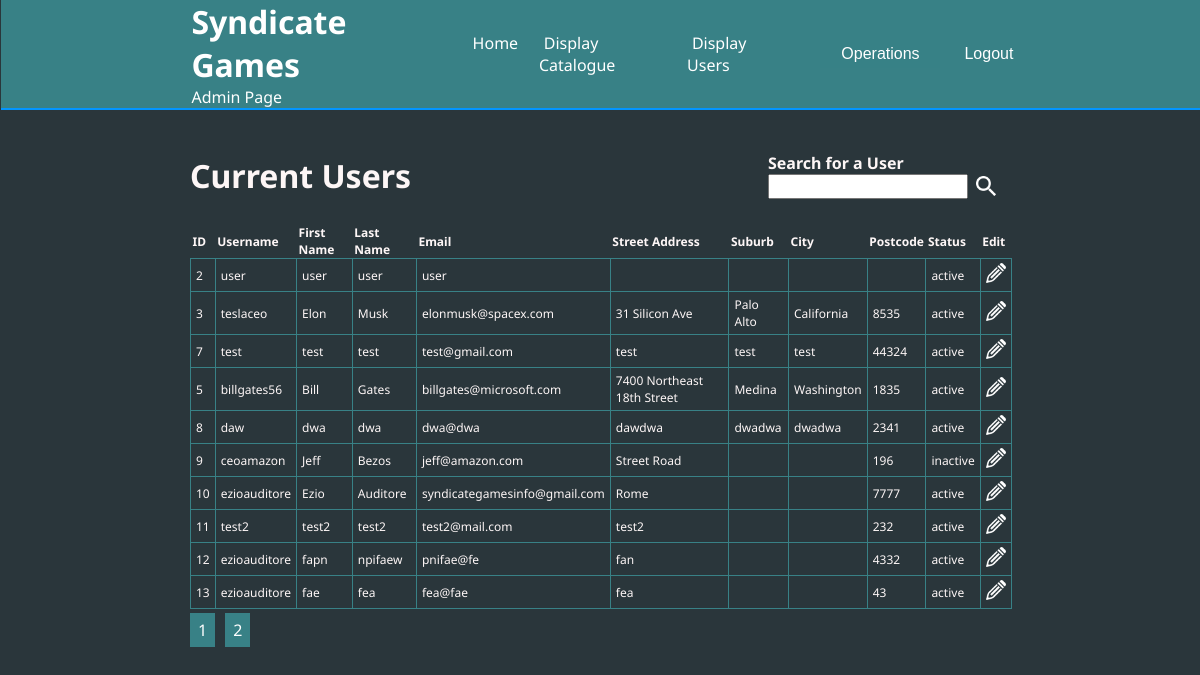
The page /displayusers.php (signed in) on the database as committed earlier.
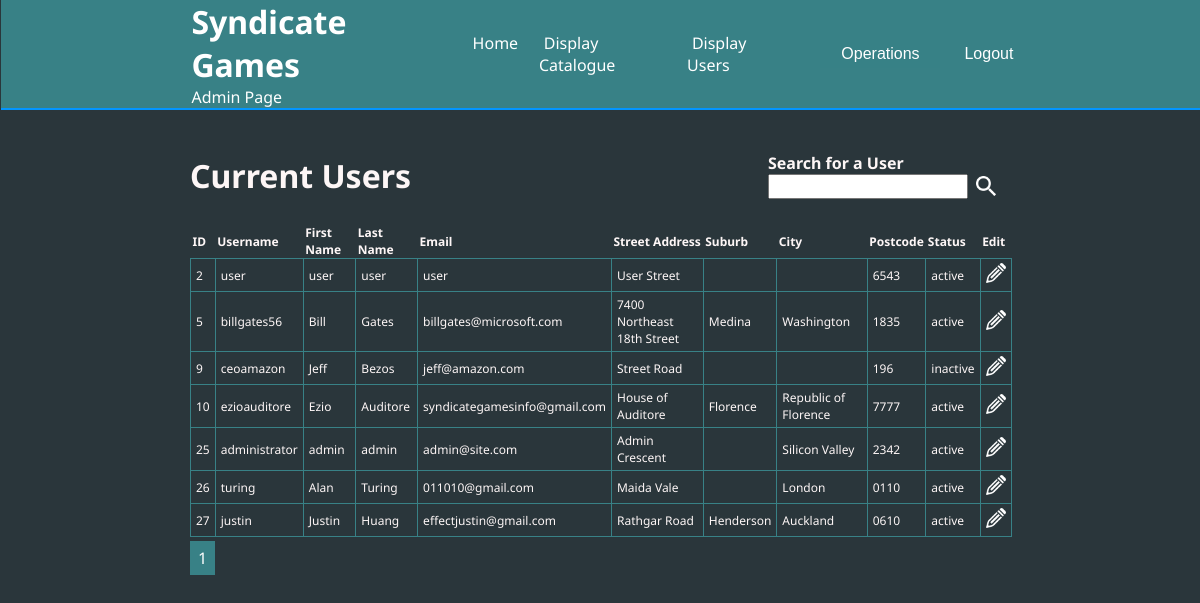
The same page on the database as committed later.
### tables this page shows
CREATE TABLE IF NOT EXISTS `users` (
  `userid` int(10) NOT NULL AUTO_INCREMENT,
  `username` varchar(30) DEFAULT NULL,
  `firstname` varchar(30) DEFAULT NULL,
  `lastname` varchar(30) DEFAULT NULL,
  `streetadd` varchar(50) DEFAULT NULL,
  `suburb` varchar(30) DEFAULT NULL,
  `city` varchar(30) DEFAULT NULL,
  `postcode` varchar(10) DEFAULT NULL,
  `email` varchar(60) DEFAULT NULL,
  `password` varchar(256) DEFAULT NULL,
  `status` tinyint(1) NOT NULL DEFAULT 1,
  PRIMARY KEY (`userid`)
);

### db.php (called while the page is built, shortened)
<?php
class db_gamesmarket {
	private $host="localhost";
    private $user="root";
    private $db="gamesmarket";
    private $pass="";
	private $conn;
	public function __construct() {
		try {
			$this->conn = new PDO( "mysql:host=" . $this->host . ";dbname=" . $this->db, $this->user, $this->pass );
		} catch ( PDOException $e ) {
			print("Unable to connect to the database server.");
			exit();
		}
	}
	public function getalldata($table) {
		$sql = "SELECT * FROM $table";
		$q = $this->conn->query($sql) or die("failed query in getalldata");
		while ($r = $q->fetch(PDO::FETCH_ASSOC)) {
			$results[] = $r;
		}
		return $results;
		exit();
	}
	public function getfinitesetofdata($table, $start, $productspp) {
		$sql = "SELECT * FROM $table LIMIT $start, $productspp";
		$q = $this->conn->query($sql) or die("failed query in getfinitesetofdata");
		while ($r = $q->fetch(PDO::FETCH_ASSOC)) {
			$results[] = $r;
		}
		return $results;
		exit();
	}
}
?>

### displayusers.php (the view, shortened to what this page needs)
<?php
spl_autoload_register( function ( $class ) {
	include_once( 'db.php' );
} );
$obj = new db_gamesmarket;
$results = $obj->getalldata('users');
$productspp = 10;
isset ($_GET['page']) ? $page = $_GET['page'] : $page = 0;
if ($page > 1) {
	$start = $page * $productspp - $productspp;
}
else {
	$start = 0;
}
$numrows = count($results);
$totalpages = $numrows / $productspp;
if ($numrows % $productspp != 0) {
	$totalpages += 1;
}
$results = $obj->getfinitesetofdata('users', $start, $productspp);
?>
<!doctype html>
<html>
<head>
<link rel="stylesheet" href="css/adminstyles.css?<?php echo time(); ?>">
<link rel="stylesheet" href="css/tablestyles.css?<?php echo time(); ?>">
</head>
<body>
	<div class="wrapper">
	<?php include 'adminnav.php'; ?>
	<div class="catalogue">
			<div class="catalogue-header">
			<h1>Current Users</h1>
				<div class="search-bars">
				<div class="search-item">
					<form action="controller.php" method="post">
						<div class="searchusers">
							<h4>Search for a User</h4>
							<input type="text" name="searchvalue">
						</div>
				</div>
					<button class="searchbtn" type="submit" name="searchusers"><img src="siteimages/001-search.png" alt=""></button></form>
				</div>
			</div>
			<div class="catalogue-main">
				<div class="catalogue-table">
			<table class="products">
				<tbody>
				<tr>
					<th scope='col'>ID</th>
					<th scope='col'>Username</th>
					<th scope='col'>First Name</th>
					<th scope='col'>Last Name</th>
					<th scope='col'>Email</th>
					<th scope='col'>Street Address</th>
					<th scope='col'>Suburb</th>
					<th scope='col'>City</th>
					<th scope='col'>Postcode</th>
					<th scope='col'>Status</th>
					<th scope='col'>Edit</th>
				</tr>
					<?php
					foreach($results as $result) { ?>
					<tr>
						<td><?php echo $result['userid']; ?></td>
						<td><?php echo $result['username']; ?></td>
						<td><?php echo $result['firstname']; ?></td>
						<td><?php echo $result['lastname']; ?></td>
						<td><?php echo $result['email']; ?></td>
						<td><?php echo $result['streetadd']; ?></td>
						<td><?php echo $result['suburb']; ?></td>
						<td><?php echo $result['city']; ?></td>
						<td><?php echo $result['postcode']; ?></td>
						<td><?php if($result['status'] == 1) {
						echo 'active';
					} else {
						echo 'inactive';
					} ?></td>
						<td>
							<form action="controller.php" class="table_form" method="post">
							<div class="editbutton">
								<input class="editbutton" type="image" name="edituser" src="siteimages/editwhite.png" value="Edit">
							</div>
							</form>
						</td>
					</tr>
					<?php
					}
					?>
				</tbody>
			</table>
			<div class="pagelinks">
			<?php
				for($p = 1; $p <= $totalpages; $p++) {
					echo "<a href='?page=$p'>$p</a>";
				}
			?>
			</div>
		</div>
			</div>
		</div>
		</div>
</body>
</html>

Rows that differ between the two databases and show on the page:
removed users: userid "3", username "teslaceo", firstname "Elon", lastname "Musk", email "elonmusk@spacex.com", streetadd "31 Silicon Ave", suburb "Palo Alto", city "California", postcode "8535", status "active"
removed users: userid "7", username "test", firstname "test", lastname "test", email "test@gmail.com", streetadd "test", suburb "test", city "test", postcode "44324", status "active"
removed users: userid "8", username "daw", firstname "dwa", lastname "dwa", email "dwa@dwa", streetadd "dawdwa", suburb "dwadwa", city "dwadwa", postcode "2341", status "active"
removed users: userid "11", username "test2", firstname "test2", lastname "test2", email "test2@mail.com", streetadd "test2", postcode "232", status "active"
removed users: userid "12", username "ezioauditore", firstname "fapn", lastname "npifaew", email "pnifae@fe", streetadd "fan", postcode "4332", status "active"
removed users: userid "13", username "ezioauditore", firstname "fae", lastname "fea", email "fea@fae", streetadd "fea", postcode "43", status "active"
changed users "user": streetadd (not shown) → "User Street"; postcode (not shown) → "6543"
changed users "ezioauditore": streetadd "Rome" → "House of Auditore"; suburb (not shown) → "Florence"; city (not shown) → "Republic of Florence"
added users: userid "25", username "administrator", firstname "admin", lastname "admin", email "admin@site.com", streetadd "Admin Crescent", city "Silicon Valley", postcode "2342", status "active"
added users: userid "26", username "turing", firstname "Alan", lastname "Turing", email "011010@gmail.com", streetadd "Maida Vale", city "London", postcode "0110", status "active"
added users: userid "27", username "justin", firstname "Justin", lastname "Huang", email "effectjustin@gmail.com", streetadd "Rathgar Road", suburb "Henderson", city "Auckland", postcode "0610", status "active"
Other text that changed with them:
list line gone: "2"
